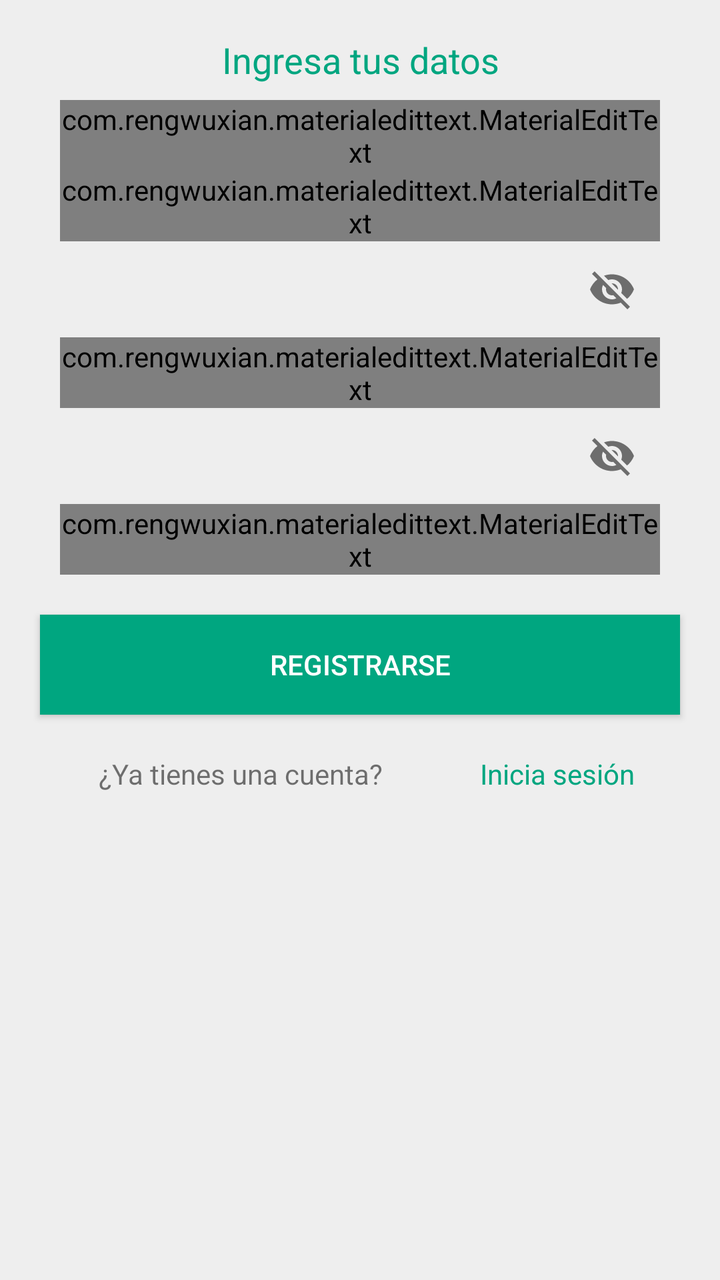
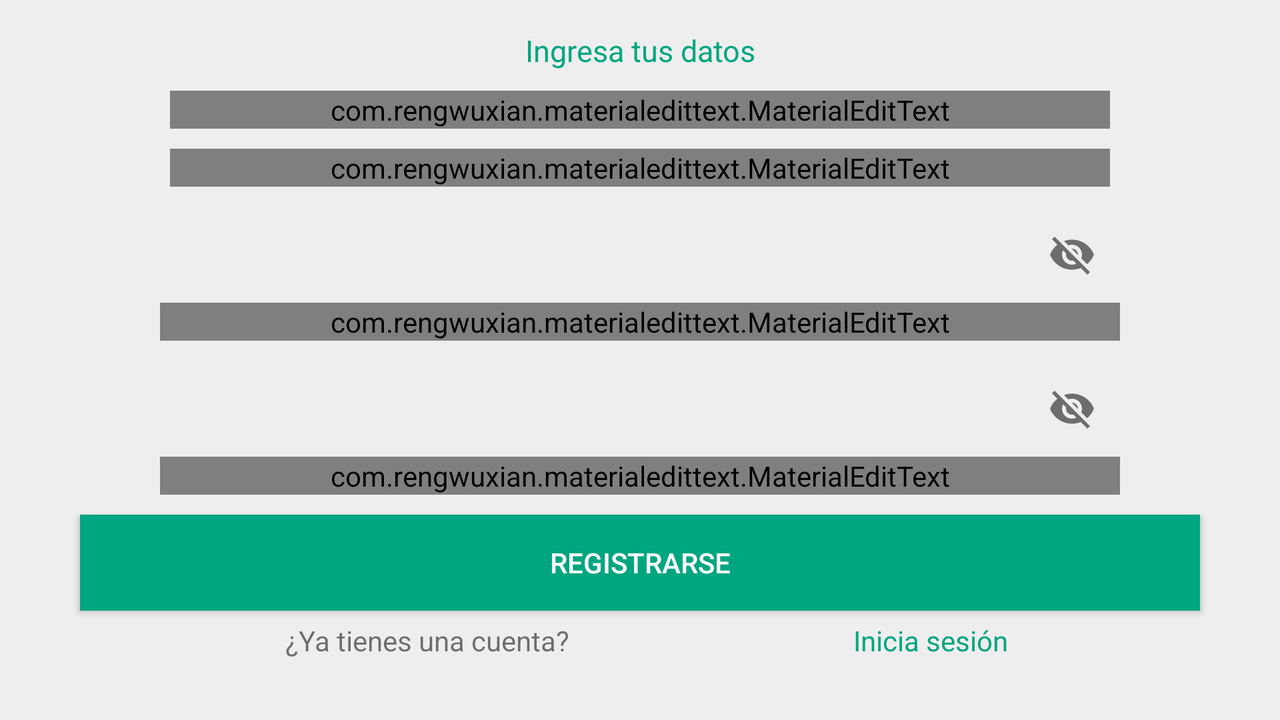

The same Android screen from two of the app's own layout files: first res/layout/ as a phone draws it, then the author's variant for another configuration, drawn on a device whose configuration selects that folder. Both files follow.
<!-- AndroidManifest.xml: application theme AppTheme -->
<!-- res/layout/activity_registrar.xml -->
<?xml version="1.0" encoding="utf-8"?>
<LinearLayout xmlns:android="http://schemas.android.com/apk/res/android"
    xmlns:app="http://schemas.android.com/apk/res-auto"
    xmlns:tools="http://schemas.android.com/tools"
    android:orientation="vertical"
    android:background="@color/label"
    android:layout_width="match_parent"
    android:layout_height="match_parent"
    tools:context=".Registrar">

    <TextView
        android:layout_marginTop="10dp"
        android:layout_width="match_parent"
        android:id="@+id/lblTitulo"
        android:textColor="@color/colorPrimary"
        android:textSize="18dp"
        android:layout_height="40dp"
        android:text="Ingresa tus datos"
        android:gravity="center"/>
    <com.rengwuxian.materialedittext.MaterialEditText
        android:layout_gravity="center"
        android:drawablePadding="4dp"
        android:drawableLeft="@drawable/users"
        app:met_floatingLabel="highlight"
        android:layout_width="match_parent"
        android:layout_marginLeft="30dp"
        android:layout_marginRight="30dp"
        android:layout_height="wrap_content"
        android:inputType="textPersonName"
        android:id="@+id/txtNombre"
        android:hint="Escriba su nombre de usuario"/>
    <com.rengwuxian.materialedittext.MaterialEditText
        android:layout_gravity="center"
        android:drawablePadding="4dp"
        android:drawableLeft="@drawable/email"
        app:met_floatingLabel="highlight"
        android:layout_width="match_parent"
        android:layout_marginLeft="30dp"
        android:layout_marginRight="30dp"
        android:layout_height="wrap_content"
        android:inputType="textPersonName"
        android:id="@+id/txtEmail"
        android:hint="Escriba su correo electrónico"/>
    <android.support.design.widget.TextInputLayout
        android:layout_marginLeft="30dp"
        android:layout_marginRight="30dp"
        android:layout_width="match_parent"
        android:layout_height="wrap_content"
        android:layout_gravity="center"
        android:theme="@style/TextLabel"
        app:passwordToggleEnabled="true">
    <com.rengwuxian.materialedittext.MaterialEditText
        android:layout_gravity="center"
        android:drawablePadding="4dp"
        android:drawableStart="@drawable/lock"
        app:met_floatingLabel="highlight"
        android:inputType="textPassword"
        android:layout_width="match_parent"
        android:layout_height="wrap_content"
        android:id="@+id/txtClaveR"
        android:hint="Escriba su contraseña"/>
    </android.support.design.widget.TextInputLayout>

    <android.support.design.widget.TextInputLayout
        android:layout_marginLeft="30dp"
        android:layout_marginRight="30dp"
        android:layout_width="match_parent"
        android:layout_height="wrap_content"
        android:layout_gravity="center"
        android:theme="@style/TextLabel"
        app:passwordToggleEnabled="true">
        <com.rengwuxian.materialedittext.MaterialEditText
            android:layout_gravity="center"
            android:drawablePadding="4dp"
            android:drawableStart="@drawable/lock"
            app:met_floatingLabel="highlight"
            android:inputType="textPassword"
            android:layout_width="match_parent"
            android:layout_height="wrap_content"
            android:id="@+id/txtConfirmarClave"
            android:hint="Confirmar contraseña"/>
    </android.support.design.widget.TextInputLayout>

    <Button
        android:layout_gravity="center"
        android:background="@color/colorPrimary"
        android:id="@+id/btnIngresar"
        android:textColor="@android:color/white"
        android:layout_width="match_parent"
        android:layout_height="50dp"
        android:layout_margin="20dp"
        android:text="Registrarse" />

    <LinearLayout
        android:layout_width="match_parent"
        android:layout_height="wrap_content"
        android:orientation="horizontal">
        <TextView
            android:layout_width="0dp"
            android:id="@+id/lblAccount"
            android:layout_weight="2"
            android:layout_height="wrap_content"
            android:text="¿Ya tienes una cuenta?"
            android:gravity="center"/>
        <TextView
            android:layout_width="0dp"
            android:layout_weight="1"
            android:id="@+id/lblIniciar"
            android:textColor="@color/colorPrimary"
            android:layout_height="wrap_content"
            android:text="Inicia sesión" />
    </LinearLayout>
    <TextView
        android:id="@+id/lblMensaje"
        android:layout_width="wrap_content"
        android:layout_height="wrap_content"
        android:textColor="#E74C3C"
        android:layout_gravity="center"/>
</LinearLayout>
<!-- resources referenced by this layout -->
<resources>
  <color name="colorPrimary">#00a680</color>
  <color name="label">#eeeeee</color>
  <!-- drawable email: png bitmap (drawable, 769 bytes) -->
  <!-- drawable lock: png bitmap (drawable, 544 bytes) -->
  <style name="TextLabel" parent="TextAppearance.AppCompat">
          
          <item name="android:textColorHint">@color/label</item>
  
          <item name="android:textColorLink">@color/colorPrimary</item>
          
          <item name="colorAccent">@color/colorAccent</item>
          <item name="colorControlActivated">@color/label</item>
      </style>
  <style name="AppTheme" parent="Theme.AppCompat.Light.DarkActionBar">
          
          <item name="colorPrimary">@color/colorPrimary</item>
          <item name="coordinatorLayoutStyle">@style/Widget.Support.CoordinatorLayout</item>
          <item name="colorPrimaryDark">@color/colorPrimaryDark</item>
          <item name="colorAccent">@color/colorAccent</item>
      </style>
  <color name="colorAccent">#FF4081</color>
  <color name="colorPrimaryDark">#078172</color>
</resources>
<!-- res/layout-land/activity_registrar.xml (the author's variant of the layout above) -->
<!-- drawn on the phone turned sideways -->
<?xml version="1.0" encoding="utf-8"?>
<ScrollView
    xmlns:android="http://schemas.android.com/apk/res/android"
    android:layout_width="fill_parent"
    android:background="@color/label"
    android:layout_height="fill_parent">
<LinearLayout xmlns:android="http://schemas.android.com/apk/res/android"
    xmlns:app="http://schemas.android.com/apk/res-auto"
    xmlns:tools="http://schemas.android.com/tools"
    android:orientation="vertical"
    android:layout_width="match_parent"
    android:layout_height="match_parent"
    tools:context=".Registrar">

    <TextView
        android:layout_marginTop="15dp"
        android:layout_width="match_parent"
        android:id="@+id/lblTitulo"
        android:textColor="@color/colorPrimary"
        android:textSize="15dp"
        android:layout_height="wrap_content"
        android:text="Ingresa tus datos"
        android:gravity="center"/>

    <com.rengwuxian.materialedittext.MaterialEditText
        android:layout_gravity="center"
        android:drawablePadding="4dp"
        android:drawableLeft="@drawable/users"
        android:layout_marginRight="85dp"
        android:layout_marginLeft="85dp"
        android:layout_marginTop="10dp"
        app:met_floatingLabel="highlight"
        android:layout_width="match_parent"
        android:layout_height="wrap_content"
        android:inputType="textPersonName"
        android:id="@+id/txtNombre"
        android:hint="Escriba su nombre de usuario"/>
    <com.rengwuxian.materialedittext.MaterialEditText
        android:layout_gravity="center"
        android:drawablePadding="4dp"
        android:drawableLeft="@drawable/email"
        android:layout_marginRight="85dp"
        android:layout_marginLeft="85dp"
        app:met_floatingLabel="highlight"
        android:layout_marginTop="10dp"
        android:layout_width="match_parent"
        android:layout_height="wrap_content"
        android:inputType="textPersonName"
        android:id="@+id/txtEmail"
        android:hint="Escriba su correo electrónico"/>

    <android.support.design.widget.TextInputLayout
        android:layout_marginRight="80dp"
        android:layout_marginTop="10dp"
        android:layout_marginLeft="80dp"
        android:layout_width="match_parent"
        android:layout_height="wrap_content"
        android:layout_gravity="center"
        android:theme="@style/TextLabel"
        app:passwordToggleEnabled="true">
    <com.rengwuxian.materialedittext.MaterialEditText
        android:layout_gravity="center"
        android:drawablePadding="4dp"
        android:drawableStart="@drawable/lock"
        android:inputType="textPassword"
        app:met_floatingLabel="highlight"
        android:layout_width="match_parent"
        android:layout_height="wrap_content"
        android:id="@+id/txtClave"
        android:hint="Escriba su contraseña"/>
    </android.support.design.widget.TextInputLayout>

    <android.support.design.widget.TextInputLayout
        android:layout_marginRight="80dp"
        android:layout_marginTop="10dp"
        android:layout_marginLeft="80dp"
        android:layout_width="match_parent"
        android:layout_height="wrap_content"
        android:layout_gravity="center"
        android:theme="@style/TextLabel"
        app:passwordToggleEnabled="true">
        <com.rengwuxian.materialedittext.MaterialEditText
            android:layout_gravity="center"
            android:drawablePadding="4dp"
            android:drawableStart="@drawable/lock"
            android:inputType="textPassword"
            app:met_floatingLabel="highlight"
            android:layout_width="match_parent"
            android:layout_height="wrap_content"
            android:id="@+id/txtConfirmarClave"
            android:hint="Confirmar contraseña"/>
    </android.support.design.widget.TextInputLayout>

    <Button
        android:layout_gravity="center"
        android:background="@color/colorPrimary"
        android:id="@+id/btnIngresar"
        android:layout_marginTop="10dp"
        android:textColor="@android:color/white"
        android:layout_width="match_parent"
        android:layout_height="wrap_content"
        android:layout_marginRight="40dp"
        android:layout_marginLeft="40dp"
        android:text="Registrarse" />
    <LinearLayout
        android:layout_width="match_parent"
        android:layout_height="wrap_content"
        android:orientation="horizontal">
        <TextView
            android:layout_width="0dp"
            android:id="@+id/lblAccount"
            android:layout_weight="2"
            android:layout_height="30dp"
            android:text="¿Ya tienes una cuenta?"
            android:gravity="center"/>
        <TextView
            android:layout_width="0dp"
            android:layout_weight="1"
            android:id="@+id/lblIniciar"
            android:textColor="@color/colorPrimary"
            android:layout_height="30dp"
            android:text="Inicia sesión" />
    </LinearLayout>
    <TextView
        android:id="@+id/lblMensaje"
        android:layout_width="wrap_content"
        android:layout_height="wrap_content"
        android:textColor="#E74C3C"
        android:layout_gravity="center"/>
</LinearLayout>
    </ScrollView>
